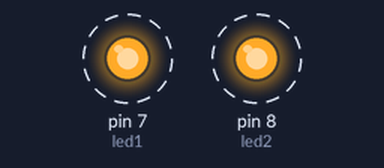
A sketch run on a simulated Arduino Uno, built with avr-gcc and run on an emulated ATmega328P. Shown: output pins drawn as LEDs (lit = HIGH). Dashed ring = blinking. What the sketch prints to the serial monitor is not drawn.

Above: at 0.15 s.
Timing chart, 0 to 3.0 s (numbered marks = the images above):
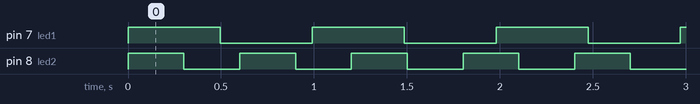

Measured:
- by itself, pin 7 (led1): alternates HIGH for 0.50 s and LOW for 0.50 s
- by itself, pin 8 (led2): alternates HIGH for 0.30 s and LOW for 0.30 s

The sketch:

prior.ino
```cpp
#include <Arduino_FreeRTOS.h>
#include <semphr.h>
#define led1 7
#define led2 8
static int i = 0;


void setup() {
xTaskCreate(task1,"t1",128,NULL,2,NULL);
xTaskCreate(task2,"t2",128,NULL,1,NULL);
xTaskCreate(task3,"t3",128,NULL,3,NULL);
Serial.begin(115200);
}


void loop() {}

void task1(){

  pinMode(led1,OUTPUT);
  while(1){
  digitalWrite(led1,HIGH);
 vTaskDelay( 500 / portTICK_PERIOD_MS );
  digitalWrite(led1,LOW);
vTaskDelay( 500 / portTICK_PERIOD_MS );}
}
void task2(){
  pinMode(led2,OUTPUT);
  while(1){
  digitalWrite(led2,HIGH);
vTaskDelay( 300 / portTICK_PERIOD_MS );
  digitalWrite(led2,LOW);
vTaskDelay( 300 / portTICK_PERIOD_MS );}
}
void task3(){
  i = i+1;
Serial.println(i);
vTaskDelay( 700 / portTICK_PERIOD_MS );

}
```

malloc_uslusayi.c
```cpp
#include <stdio.h>
#include <time.h>
#include <stdlib.h>

int main(){


int *mal = (int*)malloc(3*sizeof(int));

mal[0];  // üstü
mal[1];   //sayinin kendisi
mal[2];   //sonuc;
static int toplam = 1;

printf("sayiyi gir \n");
scanf("%d",&mal[1]);

printf("ussunu gir \n");
scanf("%d",&mal[0]);


for (int i = 0; i<mal[0]; i++){

    toplam = toplam * mal[1];
}

  mal[2] = toplam;
  printf("Sonuc : %d^%d =  %d \n",mal[1],mal[0],mal[2]);


free(mal);
getchar();
}
```
